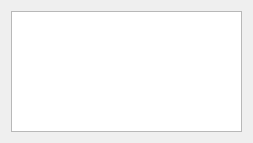
<?xml version="1.0" encoding="UTF-8"?>
<ui version="4.0">
 <class>Genderuser</class>
 <widget class="QDialog" name="Genderuser">
  <property name="geometry">
   <rect>
    <x>0</x>
    <y>0</y>
    <width>253</width>
    <height>143</height>
   </rect>
  </property>
  <property name="windowTitle">
   <string>Dialog</string>
  </property>
  <layout class="QHBoxLayout" name="horizontalLayout">
   <item>
    <widget class="QTableView" name="tableView">
     <property name="editTriggers">
      <set>QAbstractItemView::NoEditTriggers</set>
     </property>
     <attribute name="horizontalHeaderStretchLastSection">
      <bool>true</bool>
     </attribute>
    </widget>
   </item>
  </layout>
 </widget>
 <resources/>
 <connections/>
</ui>
